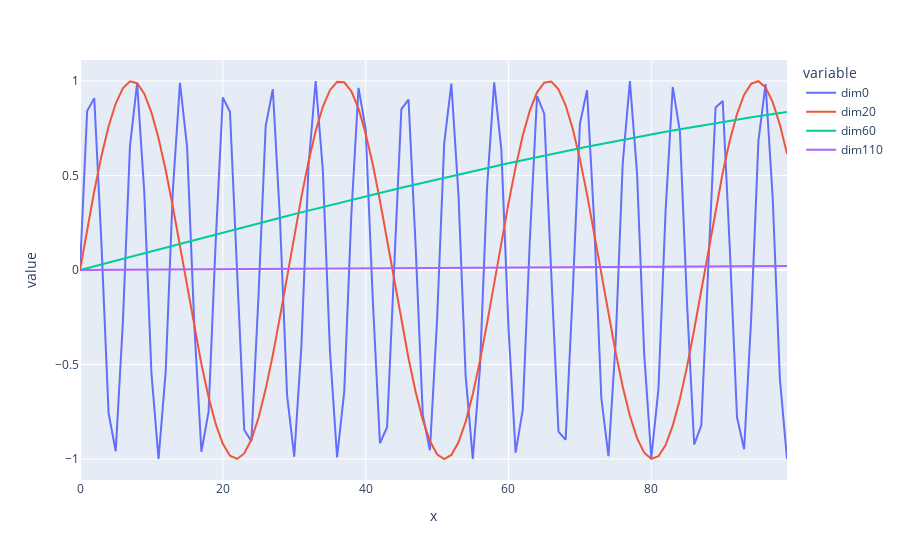

Notebook code for this chart:
### Code cell
# 位置编码  
class PositionEncoding(nn.Module):  
    "Implement the PE function."  
    def __init__(self, d_model, dropout, max_len=5000):  
        super(PositionEncoding, self).__init__()  
        self.dropout = nn.Dropout(p=dropout)  
          
        # Compute the positional encodings once in log space.  
        pe = torch.zeros(max_len, d_model)  
        position = torch.arange(0, max_len).unsqueeze(1)  
        div_term = torch.exp(torch.arange(0, d_model, 2) *  
                             -(math.log(10000.0) / d_model))  
        pe[:, 0::2] = torch.sin(position * div_term)  
        pe[:, 1::2] = torch.cos(position * div_term)  
        pe = pe.unsqueeze(0)  
        self.register_buffer('pe', pe)  
          
    def forward(self, x):  
        x = x + self.pe[:, :x.size(1)]  
        return self.dropout(x)  
      
pe = PositionEncoding(120, 0)  
z = pe.forward(torch.zeros(1, 100, 120))  
df = pd.DataFrame(z[0, :, [0,20,60,110]].data.numpy(),columns = ["dim"+c for c in ['0','20','60','110']])  
df.insert(0,"x",np.arange(100))  
px.line(df, x = "x",y = ["dim"+c for c in ['0','20','60','110']]).show()
